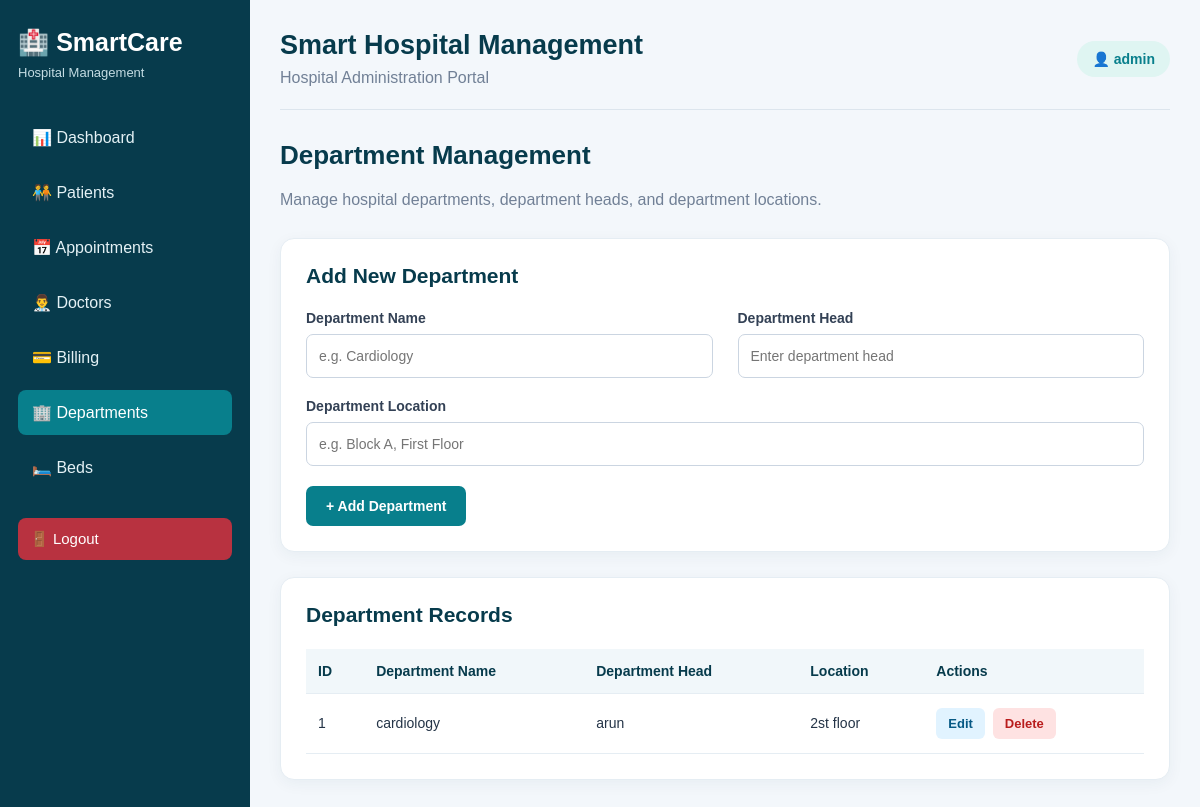
The app's page /departments (signed in) with its own data.
### tables this page shows
CREATE TABLE departments (
                id INTEGER PRIMARY KEY AUTOINCREMENT,
                department_name TEXT NOT NULL UNIQUE,
                department_head TEXT NOT NULL,
                location TEXT NOT NULL
            );

### app.py (the view)
@app.route("/departments")
@login_required
def departments():
    conn = get_db_connection()
    all_departments = conn.execute(
        "SELECT * FROM departments ORDER BY id DESC"
    ).fetchall()
    conn.close()
    return render_template(
        "departments.html",
        departments=all_departments
    )

### app.py (called while the page is built)
def get_db_connection():
    conn = sqlite3.connect(DATABASE)
    conn.row_factory = sqlite3.Row
    return conn

def login_required(view_function):
    @wraps(view_function)
    def wrapped_view(*args, **kwargs):
        if "admin_id" not in session:
            flash("Please log in to continue.", "error")
            return redirect(url_for("login"))
        return view_function(*args, **kwargs)
    return wrapped_view

### templates/departments.html (shortened to what this page needs)
{% extends "base.html" %}
{% block content %}
<div class="department-page">
    <h2 class="page-heading">Department Management</h2>
    <p class="page-description">
        Manage hospital departments, department heads, and department locations.
    </p>
    <section class="department-card">
        <h2>Add New Department</h2>
        <form
            action="{{ url_for('add_department') }}"
            method="POST"
            class="department-form"
        >
            <div class="form-group">
                <label for="department_name">Department Name</label>
                <input
                    type="text"
                    id="department_name"
                    name="department_name"
                    placeholder="e.g. Cardiology"
                    maxlength="100"
                    required
                >
            </div>
            <div class="form-group">
                <label for="department_head">Department Head</label>
                <input
                    type="text"
                    id="department_head"
                    name="department_head"
                    placeholder="Enter department head"
                    maxlength="100"
                    required
                >
            </div>
            <div class="form-group full-width">
                <label for="location">Department Location</label>
                <input
                    type="text"
                    id="location"
                    name="location"
                    placeholder="e.g. Block A, First Floor"
                    maxlength="100"
                    required
                >
            </div>
            <button type="submit" class="add-button">
                + Add Department
            </button>
        </form>
    </section>
    <section class="department-card">
        <h2>Department Records</h2>
        <div class="table-wrapper">
            <table>
                <thead>
                    <tr>
                        <th>ID</th>
                        <th>Department Name</th>
                        <th>Department Head</th>
                        <th>Location</th>
                        <th>Actions</th>
                    </tr>
                </thead>
                <tbody>
                    {% for department in departments %}
                    <tr>
                        <td>{{ department['id'] }}</td>
                        <td>{{ department['department_name'] }}</td>
                        <td>{{ department['department_head'] }}</td>
                        <td>{{ department['location'] }}</td>
                        <td>
                            <div class="department-actions">
                                <a
                                    class="action-button edit-button"
                                    href="{{ url_for(
                                        'edit_department',
                                        department_id=department['id']
                                    ) }}"
                                >
                                    Edit
                                </a>
                                <form
                                    action="{{ url_for(
                                        'delete_department',
                                        department_id=department['id']
                                    ) }}"
                                    method="POST"
                                    onsubmit="return confirm('Are you sure you want to delete this department?');"
                                >
                                    <button
                                        type="submit"
                                        class="action-button delete-button"
                                    >
                                        Delete
                                    </button>
                                </form>
                            </div>
                        </td>
                    </tr>
                    {% else %}
                    <tr>
                        <td colspan="5" class="empty-state">
                            No departments have been added yet.
                        </td>
                    </tr>
                    {% endfor %}
                </tbody>
            </table>
        </div>
    </section>
</div>
{% endblock %}

### static/css/style.css (style rules this page uses)
* { box-sizing: border-box; }
body { margin: 0; font-family: Arial, Helvetica, sans-serif; background: #f3f7fb; color: #243447; }
a { text-decoration: none; }
.edit-button { display: inline-block; padding: 8px 12px; background: #e1f3ff; color: #075985; border-radius: 6px; font-size: 13px; font-weight: bold; }
.delete-button { padding: 8px 12px; background: #fee2e2; color: #b91c1c; border: none; border-radius: 6px; font-size: 13px; cursor: pointer; }

### templates/departments.html (style rules this page uses)
.department-page { width: 100%; max-width: 1400px; margin: 0 auto; }
.department-page .page-heading { color: #073b4c; font-size: 26px; margin-bottom: 8px; }
.department-page .page-description { color: #718096; margin-bottom: 25px; line-height: 1.6; }
.department-page .department-card { background: white; padding: 25px; margin-bottom: 25px; border-radius: 14px; border: 1px solid #e5edf3; box-shadow: 0 4px 15px rgba(20, 50, 70, 0.05); }
.department-page .department-card h2 { margin: 0 0 22px; color: #073b4c; font-size: 21px; }
.department-page .department-form { display: grid; grid-template-columns: repeat(2, minmax(0, 1fr)); gap: 20px 25px; }
.department-page .form-group { display: flex; flex-direction: column; gap: 8px; min-width: 0; }
.department-page .form-group label { font-size: 14px; font-weight: 600; color: #334155; }
.department-page .form-group input { width: 100%; min-width: 0; height: 44px; padding: 10px 12px; border: 1px solid #cbd5e1; border-radius: 7px; background: white; color: #243447; font-family: inherit; font-size: 14px; outline: none; }
.department-page .form-group.full-width { grid-column: 1 / -1; }
.department-page .add-button { grid-column: 1 / -1; justify-self: start; padding: 12px 20px; background: #087f8c; color: white; border: none; border-radius: 7px; font-size: 14px; font-weight: 600; cursor: pointer; }
.department-page .table-wrapper { width: 100%; overflow-x: auto; }
.department-page table { width: 100%; border-collapse: collapse; text-align: left; }
.department-page th, .department-page td { padding: 14px 12px; border-bottom: 1px solid #e5edf3; text-align: left; vertical-align: middle; font-size: 14px; }
.department-page th { background: #f1f7fa; color: #073b4c; font-weight: 700; white-space: nowrap; }
.department-page .department-actions { display: flex; align-items: center; gap: 8px; flex-wrap: wrap; }
.department-page .department-actions form { margin: 0; }
.department-page .action-button { display: inline-block; padding: 8px 12px; border: none; border-radius: 6px; font-size: 13px; font-weight: 600; text-decoration: none; cursor: pointer; white-space: nowrap; }
.department-page .edit-button { background: #e1f3ff; color: #075985; }
.department-page .delete-button { background: #fee2e2; color: #b91c1c; }

### records on screen
departments: id "1", department_name "cardiology", department_head "arun", location "2st floor"

### other values on screen
{{ session.get('admin_username', 'Administrator') }} "admin"
